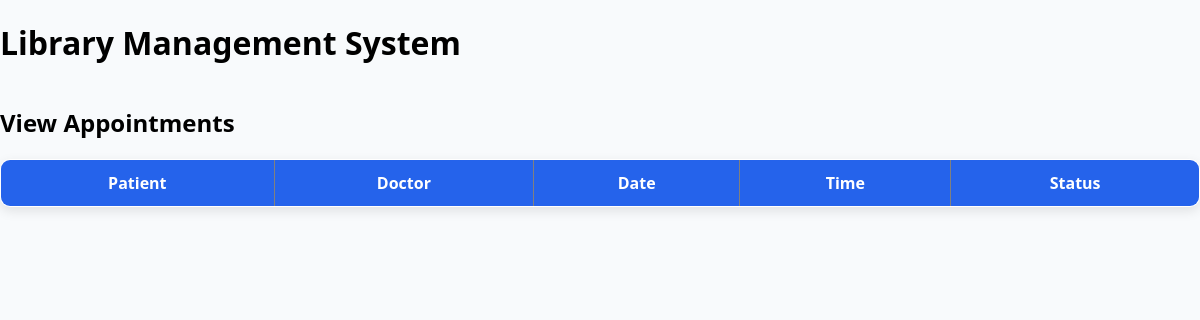
Before: /view-appointments/ with the older database file.
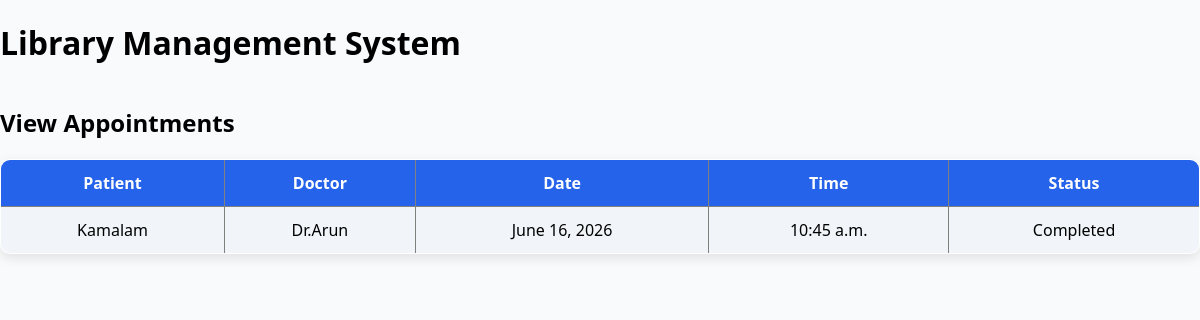
After: the same page with the newer database file.
### hospital/models.py (models this page shows, shortened)
class Appointment(models.Model):
    patient = models.ForeignKey(
        Patient,
        on_delete=models.CASCADE
    )
    doctor = models.ForeignKey(
        Doctor,
        on_delete=models.CASCADE
    )
    appointment_date = models.DateField()
    appointment_time = models.TimeField()
    status = models.CharField(
        max_length=20,
        default="Pending"
    )
    notes = models.TextField(blank=True)
    prescription = models.TextField(blank=True)

class Patient(models.Model):
    name = models.CharField(max_length=100)
    age = models.IntegerField()
    email = models.EmailField(unique=True)
    phone = models.CharField(max_length=15)
    address = models.TextField()
    def __str__(self):
        return self.name

class Doctor(models.Model):
    name = models.CharField(max_length=100)
    department = models.ForeignKey(
        Department,
        on_delete=models.CASCADE
    )
    specialization = models.CharField(max_length=100)
    email = models.EmailField(unique=True)
    phone = models.CharField(max_length=15)
    def __str__(self):
        return self.name

### hospital/views.py (the view)
# urls.py: path('view-appointments/',views.view_appointments,name='view_appointments'),
def view_appointments(request):
    appointments = Appointment.objects.all()
    return render(request, 'view_appointments.html', {'appointments': appointments})

### hospital/templates/view_appointments.html
{% extends 'base.html' %}
{% block content %}
<h2>View Appointments</h2>
<table border="1">
    <tr>
        <th>Patient</th>
        <th>Doctor</th>
        <th>Date</th>
        <th>Time</th>
        <th>Status</th>
    </tr>
    {% for appointment in appointments %}
    <tr>
        <td>{{ appointment.patient }}</td>
        <td>{{ appointment.doctor }}</td>
        <td>{{ appointment.appointment_date }}</td>
        <td>{{ appointment.appointment_time }}</td>
        <td>{{ appointment.status }}</td>
    </tr>
    {% endfor %}
</table>
{% endblock %}

Changed rows visible on the page:
added Appointment: patient "Kamalam", doctor "Dr.Arun", appointment_date "June 16, 2026", appointment_time "10:45 a.m.", status "Completed"
